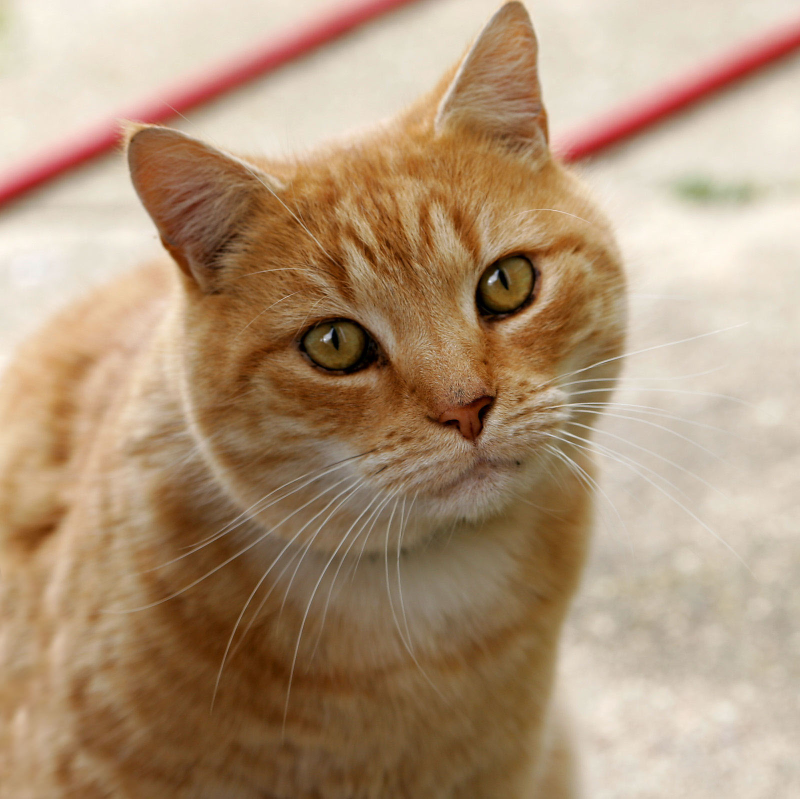
#> input picture Images/Cat03.jpg, 1600 x 1598 px (shown at 1/2 size)
$ jupyter execute HW2.ipynb
#> lines starting #> are read from the running program, lines starting #| are printed output that depends on the picture
[cell 1]
import cv2
import numpy as np
import pandas as pd

import matplotlib.pyplot as plt

[cell 2]
#reading the image and showing it
img=cv2.imread("Images/Cat03.jpg")
#> img is the input picture: shape (1598, 1600, 3); mean B, G, R 120.7, 148.8, 175.9
img=cv2.resize(img,(500,500))
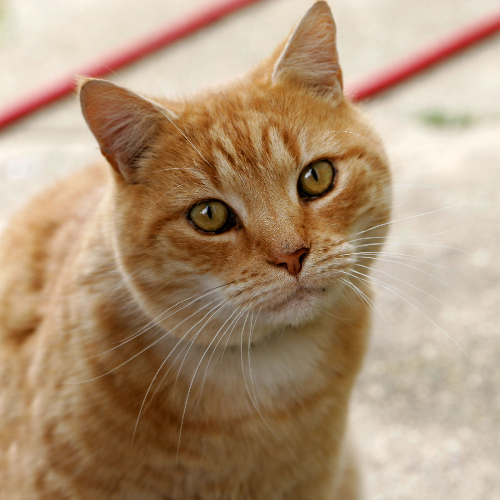
#> img: shape (500, 500, 3); mean B, G, R 120.6, 148.7, 175.8
cv2.imshow("test",img)
cv2.waitKey(0)
cv2.destroyAllWindows()

[cell 3]
#image dimensions
img.shape
#> Out = (500, 500, 3)

[cell 4]
#creating a matrix density picture

img[100:105,:]=0.5
img[:,100:105]=1
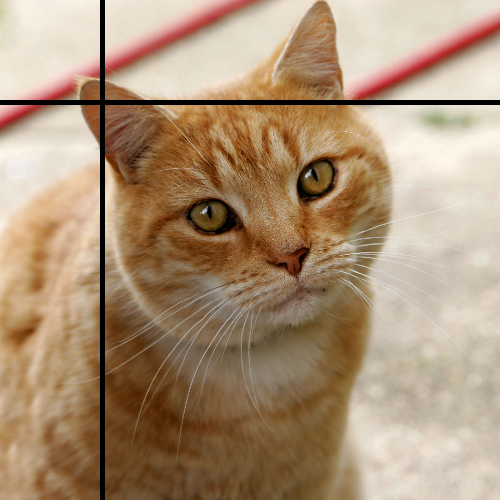
#> img: shape (500, 500, 3); mean B, G, R 118.4, 145.9, 172.3
cv2.imshow("test",img)
cv2.waitKey(0)
cv2.destroyAllWindows()

[cell 5]
#converting rgb image to grayscale

grayscale = cv2.cvtColor(img, cv2.COLOR_BGR2GRAY)
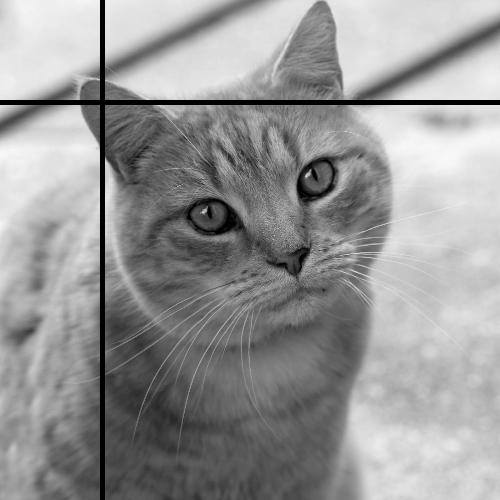
#> grayscale: shape (500, 500); min 0, max 249, mean 150.7
cv2.imshow("grayscaletest", grayscale)
cv2.waitKey(0)
cv2.destroyAllWindows()

[cell 6]
#cropping an image

cv2.imshow("croptest",img[:250,:250])
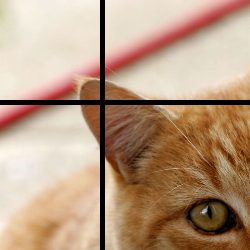
#> window 'croptest': shape (250, 250, 3); mean B, G, R 129.6, 155.1, 184.8
cv2.waitKey(0)
cv2.destroyAllWindows()

[cell 7]
#Rotating an image

rotimg=cv2.rotate(img,cv2.ROTATE_90_CLOCKWISE)
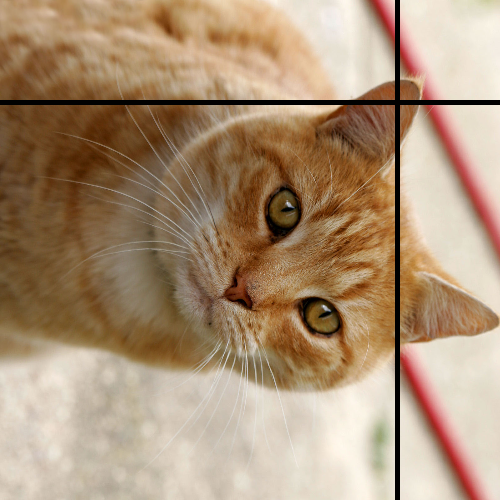
#> rotimg: shape (500, 500, 3); mean B, G, R 118.4, 145.9, 172.3
#rotimg=cv2.rotate(rotimg,cv2.ROTATE_90_CLOCKWISE) #rotate by 180 degress
#rotimg=cv2.rotate(rotimg,cv2.ROTATE_90_CLOCKWISE) #rotate by 270 degrees
#rotimg=cv2.rotate(rotimg,cv2.ROTATE_90_CLOCKWISE) #rotate by 360 degrees


cv2.imshow("rotationtest",rotimg)
cv2.waitKey(0)
cv2.destroyAllWindows()

[cell 8]
#Creating an RGB image histogram to show frequencies of pixel intensity distribution
for i,colour in enumerate(['b','g','r']):
 hist=cv2.calcHist([img],[i],None,[256],[0,256])
 plt.plot(hist,color=colour)

plt.show()
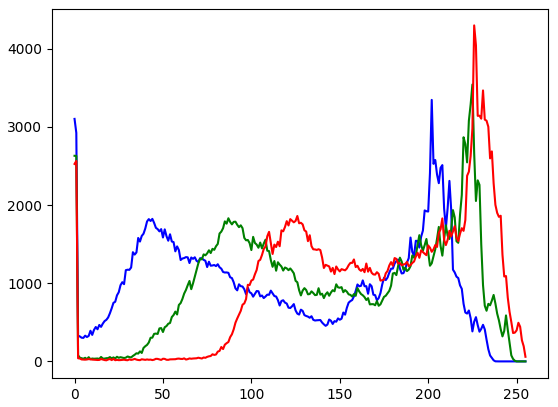
#> figure drawn by matplotlib, 1 panel; curve peaks at x = 202, y = 3345; curve peaks at x = 225, y = 3542; curve peaks at x = 226, y = 4298

[cell 9]
#creating a mask

maskimg=np.zeros([500,500,3],dtype=np.uint8)

maskimg[100:200,100:500]=255 #make pixels from (100,100) to (200,500) all white

cv2.imshow("maskimgtest",maskimg*img) #multiply the mask with the original image
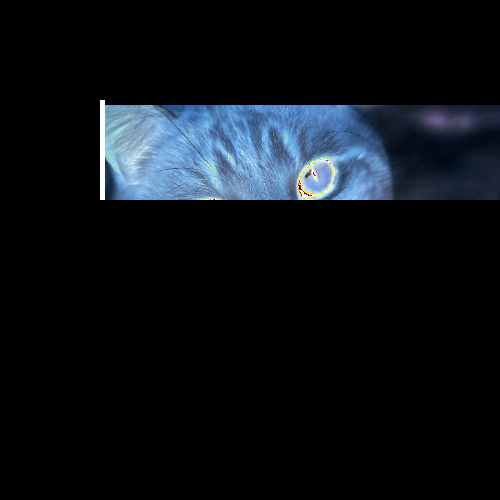
#> window 'maskimgtest': shape (500, 500, 3); mean B, G, R 22.3, 17.2, 12.5
cv2.waitKey(0)
cv2.destroyAllWindows()
